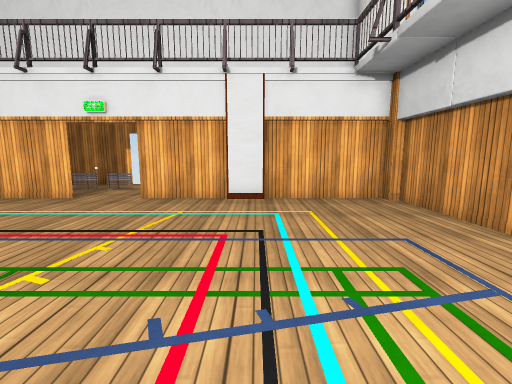
view 1 (above)

13 first-person views from a walk through a 3-D level made in the Unity game engine. The camera is 1.4 m above the floor, tilts 8° down and sees 90° across. Doors are open. The floor is counted in squares, 1 m on a side. Each view is taken from the middle of a square. On the plan, view 1 faces up. The plan holds only what a view shows up to about 13 squares ahead; the rest is blank. Some surface patterns are stand-ins.

view 2
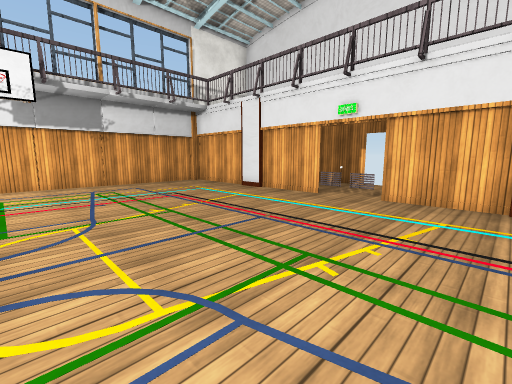

view 3
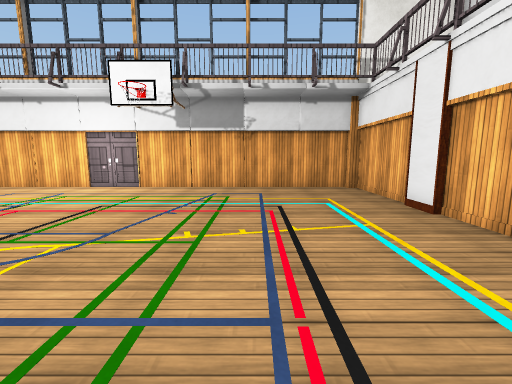

view 4
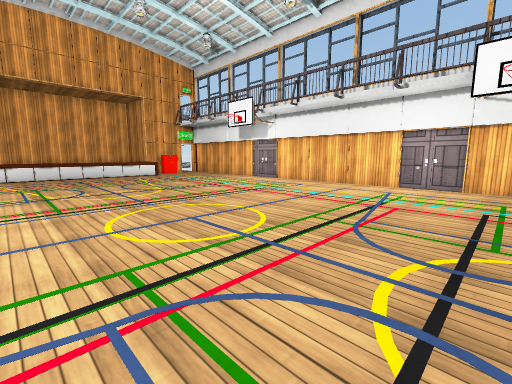

view 5
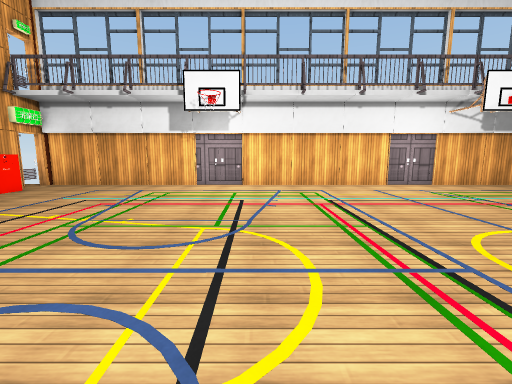

view 6
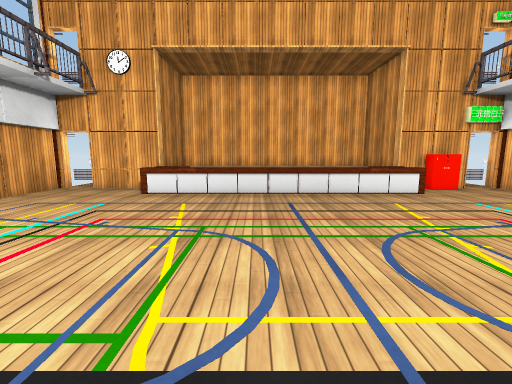

view 7
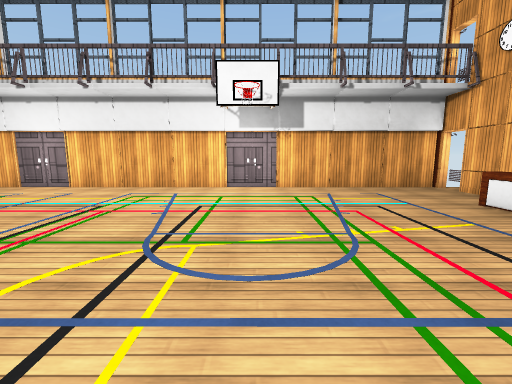

view 8
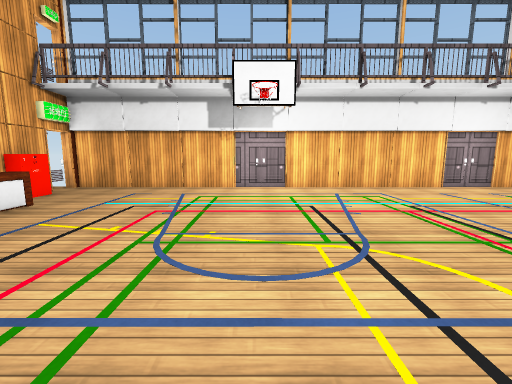

view 9
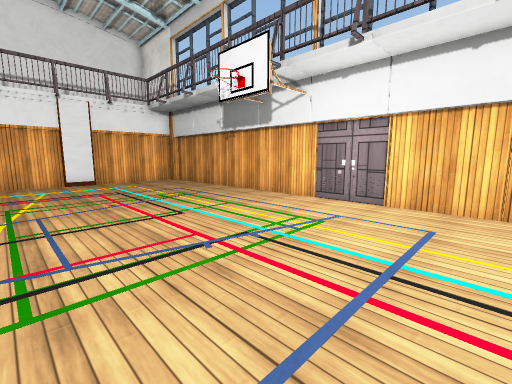

view 10
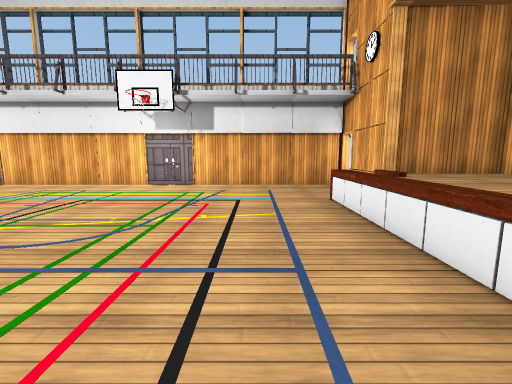

view 11
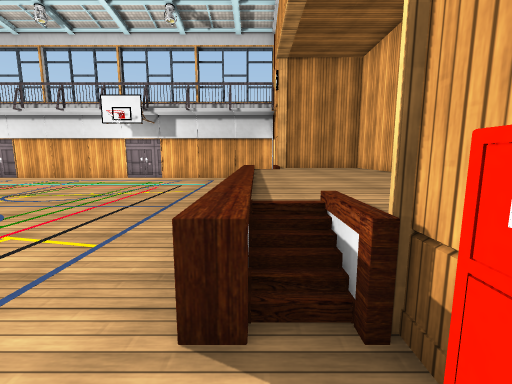

view 12
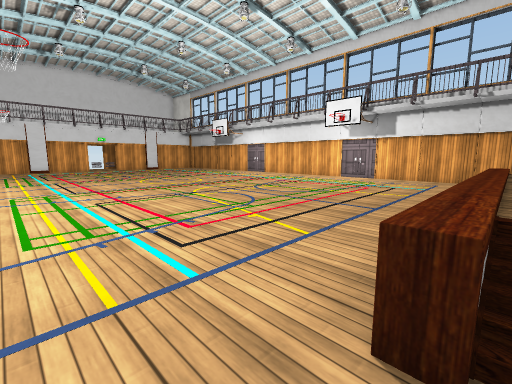

view 13
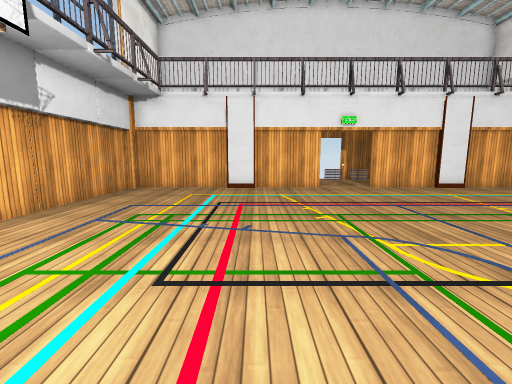

### Floor plan
Key: @ floor where view 1 was taken; # wall or solid block; . main floor; : floor 0.75 m higher than the main floor; + floor 1 m higher than the main floor; D open door; = window, fence, low wall or low ledge; O other object.
Columns run from 15 left of view 1 to 5 right of it. Each row starts with its distance up from view 1.
 10         ....
  9  ########...########
  8 ##...##..DDD..##...##
  7 #...................#
  6 #...................#
  5 #...................#
  4 #...................#
  3 #...................#
  2 #...................#
  1 #...................#
  0 #..............@....#
 -1 #...................#
 -2 #...................#
 -3 #...................#
 -4 #...................#
 -5 #...................#
 -6 #...................#
 -7 #...................#
 -8 #...................#
 -9 #...................#
-10 #...................#
-11 #...................#
-12 #...................#
-13 #...................#
-14 #...................#
-15 #...................#
-16 #...................#
-17 #...................#
-18 #...................#
-19 #....=:::::::::=....#
-20 #DDO##+:::::::+###DD#
-21      #:::::::::#
-22      #         #

Where each view was taken, in squares from view 1:
view 1: 0 up, 0 right, facing up
view 2: 0 up, 1 left, facing up-left
view 3: 4 up, 3 left, facing left
view 4: 0 up, 2 left, facing down-left
view 5: 10 down, 2 left, facing left
view 6: 9 down, 4 left, facing down
view 7: 12 down, 7 left, facing right
view 8: 12 down, 3 left, facing left
view 9: 6 down, 3 left, facing up-right
view 10: 16 down, 8 left, facing right
view 11: 19 down, 12 left, facing right
view 12: 19 down, 12 left, facing up-right
view 13: 3 down, 9 left, facing up
